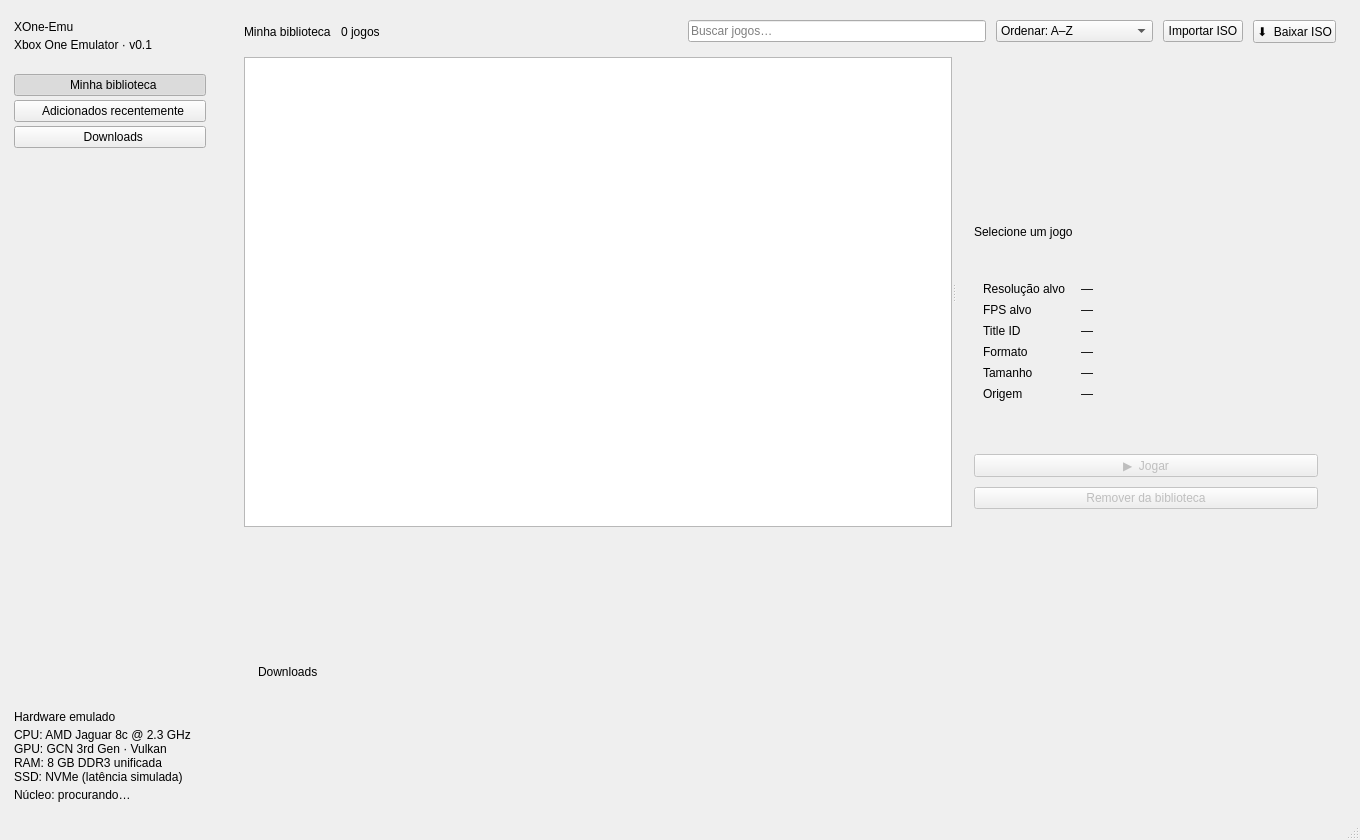
<?xml version="1.0" encoding="UTF-8"?>
<!-- XOne-Emu — layout da janela principal (editável no Qt Designer).
     Carregado por main_window.py via PyQt6.uic.loadUi. O estilo (tema Xbox
     escuro) é aplicado em código para ficar num único lugar. -->
<ui version="4.0">
 <class>MainWindow</class>
 <widget class="QMainWindow" name="MainWindow">
  <property name="geometry">
   <rect><x>0</x><y>0</y><width>1360</width><height>840</height></rect>
  </property>
  <property name="minimumSize">
   <size><width>980</width><height>620</height></size>
  </property>
  <property name="windowTitle">
   <string>XOne-Emu — Biblioteca</string>
  </property>
  <widget class="QWidget" name="centralwidget">
   <layout class="QHBoxLayout" name="rootLayout">
    <property name="spacing"><number>0</number></property>
    <property name="leftMargin"><number>0</number></property>
    <property name="topMargin"><number>0</number></property>
    <property name="rightMargin"><number>0</number></property>
    <property name="bottomMargin"><number>0</number></property>

    <!-- ================= Barra lateral ================= -->
    <item>
     <widget class="QFrame" name="sidebar">
      <property name="minimumSize"><size><width>220</width><height>0</height></size></property>
      <property name="maximumSize"><size><width>220</width><height>16777215</height></size></property>
      <layout class="QVBoxLayout" name="sidebarLayout">
       <property name="spacing"><number>4</number></property>
       <property name="leftMargin"><number>14</number></property>
       <property name="topMargin"><number>20</number></property>
       <property name="rightMargin"><number>14</number></property>
       <property name="bottomMargin"><number>16</number></property>
       <item>
        <widget class="QLabel" name="logoLabel">
         <property name="text"><string>XOne-Emu</string></property>
        </widget>
       </item>
       <item>
        <widget class="QLabel" name="logoSubLabel">
         <property name="text"><string>Xbox One Emulator · v0.1</string></property>
        </widget>
       </item>
       <item>
        <spacer name="logoSpacer">
         <property name="orientation"><enum>Qt::Vertical</enum></property>
         <property name="sizeType"><enum>QSizePolicy::Fixed</enum></property>
         <property name="sizeHint" stdset="0"><size><width>10</width><height>18</height></size></property>
        </spacer>
       </item>
       <item>
        <widget class="QPushButton" name="navLibrary">
         <property name="text"><string>  Minha biblioteca</string></property>
         <property name="checkable"><bool>true</bool></property>
         <property name="checked"><bool>true</bool></property>
        </widget>
       </item>
       <item>
        <widget class="QPushButton" name="navRecent">
         <property name="text"><string>  Adicionados recentemente</string></property>
         <property name="checkable"><bool>true</bool></property>
        </widget>
       </item>
       <item>
        <widget class="QPushButton" name="navDownloads">
         <property name="text"><string>  Downloads</string></property>
         <property name="checkable"><bool>true</bool></property>
        </widget>
       </item>
       <item>
        <spacer name="sidebarSpacer">
         <property name="orientation"><enum>Qt::Vertical</enum></property>
         <property name="sizeHint" stdset="0"><size><width>10</width><height>40</height></size></property>
        </spacer>
       </item>
       <item>
        <widget class="QLabel" name="hardwareLabel">
         <property name="text"><string>Hardware emulado</string></property>
        </widget>
       </item>
       <item>
        <widget class="QLabel" name="hardwareInfo">
         <property name="wordWrap"><bool>true</bool></property>
         <property name="text"><string>CPU: AMD Jaguar 8c @ 2.3 GHz
GPU: GCN 3rd Gen · Vulkan
RAM: 8 GB DDR3 unificada
SSD: NVMe (latência simulada)</string></property>
        </widget>
       </item>
       <item>
        <widget class="QLabel" name="coreStatus">
         <property name="wordWrap"><bool>true</bool></property>
         <property name="text"><string>Núcleo: procurando…</string></property>
        </widget>
       </item>
      </layout>
     </widget>
    </item>

    <!-- ================= Conteúdo ================= -->
    <item>
     <widget class="QFrame" name="content">
      <layout class="QVBoxLayout" name="contentLayout">
       <property name="spacing"><number>14</number></property>
       <property name="leftMargin"><number>24</number></property>
       <property name="topMargin"><number>20</number></property>
       <property name="rightMargin"><number>24</number></property>
       <property name="bottomMargin"><number>16</number></property>

       <!-- Barra superior -->
       <item>
        <layout class="QHBoxLayout" name="topBar">
         <property name="spacing"><number>10</number></property>
         <item>
          <widget class="QLabel" name="pageTitle">
           <property name="text"><string>Minha biblioteca</string></property>
          </widget>
         </item>
         <item>
          <widget class="QLabel" name="gameCount">
           <property name="text"><string>0 jogos</string></property>
          </widget>
         </item>
         <item>
          <spacer name="topSpacer">
           <property name="orientation"><enum>Qt::Horizontal</enum></property>
           <property name="sizeHint" stdset="0"><size><width>40</width><height>10</height></size></property>
          </spacer>
         </item>
         <item>
          <widget class="QLineEdit" name="searchBox">
           <property name="minimumSize"><size><width>240</width><height>0</height></size></property>
           <property name="placeholderText"><string>Buscar jogos…</string></property>
           <property name="clearButtonEnabled"><bool>true</bool></property>
          </widget>
         </item>
         <item>
          <widget class="QComboBox" name="sortBox">
           <item><property name="text"><string>Ordenar: A–Z</string></property></item>
           <item><property name="text"><string>Ordenar: mais recentes</string></property></item>
           <item><property name="text"><string>Ordenar: tamanho</string></property></item>
          </widget>
         </item>
         <item>
          <widget class="QPushButton" name="btnImport">
           <property name="text"><string>Importar ISO</string></property>
          </widget>
         </item>
         <item>
          <widget class="QPushButton" name="btnDownload">
           <property name="text"><string>⬇  Baixar ISO</string></property>
          </widget>
         </item>
        </layout>
       </item>

       <!-- Grade + painel de detalhes -->
       <item>
        <widget class="QSplitter" name="splitter">
         <property name="orientation"><enum>Qt::Horizontal</enum></property>
         <property name="childrenCollapsible"><bool>false</bool></property>
         <widget class="QStackedWidget" name="gridStack">
          <widget class="QListWidget" name="gameGrid"/>
          <widget class="QLabel" name="emptyState">
           <property name="alignment"><set>Qt::AlignCenter</set></property>
           <property name="wordWrap"><bool>true</bool></property>
           <property name="text"><string>Sua biblioteca está vazia.

Use “Importar ISO” para adicionar uma imagem do disco
ou “Baixar ISO” para colar um link direto (.iso / .xvc).</string></property>
          </widget>
         </widget>
         <widget class="QFrame" name="detailsPanel">
          <property name="minimumSize"><size><width>320</width><height>0</height></size></property>
          <property name="maximumSize"><size><width>380</width><height>16777215</height></size></property>
          <layout class="QVBoxLayout" name="detailsLayout">
           <property name="spacing"><number>10</number></property>
           <property name="leftMargin"><number>18</number></property>
           <property name="topMargin"><number>18</number></property>
           <property name="rightMargin"><number>18</number></property>
           <property name="bottomMargin"><number>18</number></property>
           <item>
            <widget class="QLabel" name="detailCover">
             <property name="minimumSize"><size><width>0</width><height>140</height></size></property>
             <property name="alignment"><set>Qt::AlignCenter</set></property>
            </widget>
           </item>
           <item>
            <widget class="QLabel" name="detailTitle">
             <property name="wordWrap"><bool>true</bool></property>
             <property name="text"><string>Selecione um jogo</string></property>
            </widget>
           </item>
           <item>
            <widget class="QLabel" name="detailPublisher">
             <property name="text"><string/></property>
            </widget>
           </item>
           <item>
            <widget class="QFrame" name="specsFrame">
             <layout class="QFormLayout" name="specsLayout">
              <property name="horizontalSpacing"><number>16</number></property>
              <property name="verticalSpacing"><number>7</number></property>
              <item row="0" column="0"><widget class="QLabel" name="lblRes"><property name="text"><string>Resolução alvo</string></property></widget></item>
              <item row="0" column="1"><widget class="QLabel" name="detailResolution"><property name="text"><string>—</string></property></widget></item>
              <item row="1" column="0"><widget class="QLabel" name="lblFps"><property name="text"><string>FPS alvo</string></property></widget></item>
              <item row="1" column="1"><widget class="QLabel" name="detailFps"><property name="text"><string>—</string></property></widget></item>
              <item row="2" column="0"><widget class="QLabel" name="lblTid"><property name="text"><string>Title ID</string></property></widget></item>
              <item row="2" column="1"><widget class="QLabel" name="detailTitleId"><property name="text"><string>—</string></property></widget></item>
              <item row="3" column="0"><widget class="QLabel" name="lblFmt"><property name="text"><string>Formato</string></property></widget></item>
              <item row="3" column="1"><widget class="QLabel" name="detailFormat"><property name="text"><string>—</string></property></widget></item>
              <item row="4" column="0"><widget class="QLabel" name="lblSize"><property name="text"><string>Tamanho</string></property></widget></item>
              <item row="4" column="1"><widget class="QLabel" name="detailSize"><property name="text"><string>—</string></property></widget></item>
              <item row="5" column="0"><widget class="QLabel" name="lblSrc"><property name="text"><string>Origem</string></property></widget></item>
              <item row="5" column="1"><widget class="QLabel" name="detailSource"><property name="text"><string>—</string></property></widget></item>
             </layout>
            </widget>
           </item>
           <item>
            <widget class="QLabel" name="detailPath">
             <property name="wordWrap"><bool>true</bool></property>
             <property name="text"><string/></property>
            </widget>
           </item>
           <item>
            <spacer name="detailsSpacer">
             <property name="orientation"><enum>Qt::Vertical</enum></property>
             <property name="sizeHint" stdset="0"><size><width>10</width><height>10</height></size></property>
            </spacer>
           </item>
           <item>
            <widget class="QPushButton" name="btnPlay">
             <property name="text"><string>▶  Jogar</string></property>
             <property name="enabled"><bool>false</bool></property>
            </widget>
           </item>
           <item>
            <widget class="QPushButton" name="btnRemove">
             <property name="text"><string>Remover da biblioteca</string></property>
             <property name="enabled"><bool>false</bool></property>
            </widget>
           </item>
          </layout>
         </widget>
        </widget>
       </item>

       <!-- Painel de downloads -->
       <item>
        <widget class="QFrame" name="downloadsPanel">
         <layout class="QVBoxLayout" name="downloadsLayout">
          <property name="spacing"><number>8</number></property>
          <property name="leftMargin"><number>14</number></property>
          <property name="topMargin"><number>10</number></property>
          <property name="rightMargin"><number>14</number></property>
          <property name="bottomMargin"><number>10</number></property>
          <item>
           <widget class="QLabel" name="downloadsTitle">
            <property name="text"><string>Downloads</string></property>
           </widget>
          </item>
         </layout>
        </widget>
       </item>
      </layout>
     </widget>
    </item>
   </layout>
  </widget>
  <widget class="QStatusBar" name="statusbar"/>
 </widget>
 <resources/>
 <connections/>
</ui>
